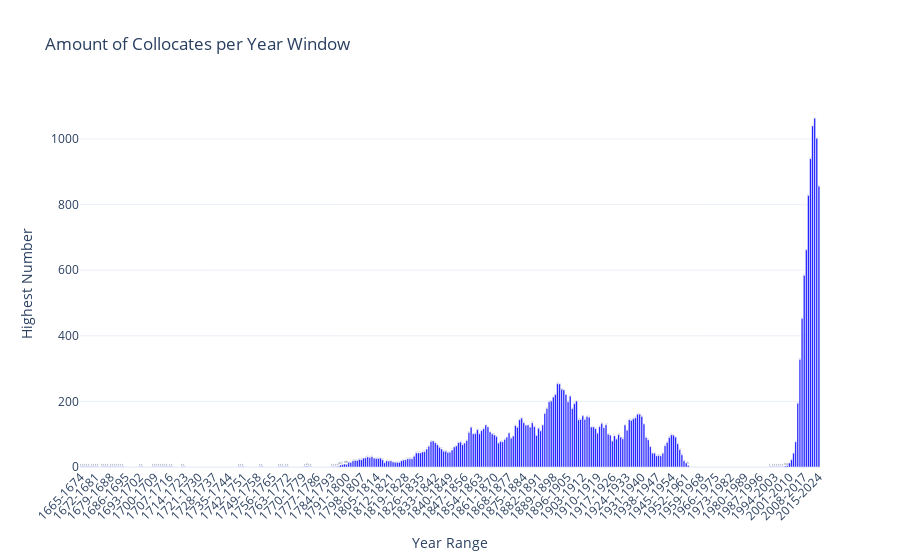

Notebook cell for this chart:
### Code cell
import pandas as pd
import plotly.graph_objects as go
import os

def find_highest_numbers_in_directory(directory_path):
    highest_numbers = {}

    for filename in os.listdir(directory_path):
        if filename.endswith('.txt'):
            file_path = os.path.join(directory_path, filename)
            try:
                with open(file_path, 'r', encoding='utf-8') as f:
                    highest_number = 0  # Initialize highest number for the current file
                    for line in f.readlines()[1:]:  # Skip the header line
                        parts = line.split('\t')
                        if len(parts) > 0:  # Check if the line is properly formatted
                            try:
                                number = int(parts[0])  # Get the number from the first column
                                highest_number = max(highest_number, number)  # Update highest number
                            except ValueError:
                                pass  # Ignore non-integer values
                    
                    # Store the highest number for the current file
                    highest_numbers[filename] = highest_number

            except PermissionError:
                pass  # Ignore permission errors
            except FileNotFoundError:
                pass  # Ignore file not found errors
            except Exception:
                pass  # Ignore all other exceptions

    return highest_numbers

# Example usage
collocate_directory_path = r"collocate_results_combined_fact_10_window"
highest_numbers = find_highest_numbers_in_directory(collocate_directory_path)

# Prepare the data for plotting
df = pd.DataFrame(list(highest_numbers.items()), columns=['File', 'Highest Number'])

# Modify the 'File' column to extract just the year range
df['Year Range'] = df['File'].str.extract(r'(\d{4}-\d{4})')[0]  # Extract year range using regex
df['Year Range'] = df['Year Range'].fillna(df['File'])  # In case of no match, keep the original filename

# Create the interactive plot
fig = go.Figure()

# Add bars for each file's highest number
fig.add_trace(go.Bar(
    x=df['Year Range'],  # Use the modified Year Range for x-axis
    y=df['Highest Number'],
    marker=dict(color='blue'),
    text=df['Highest Number'],  # Show counts on bars
    textposition='auto',  # Position text on the bars
    hovertemplate='Year Range: %{x}<br>%{y}<extra></extra>'  # Customize hover text
))

# Update layout
fig.update_layout(
    title='Amount of Collocates per Year Window',
    xaxis_title='Year Range',
    yaxis_title='Highest Number',
    xaxis_tickangle=-45,  # Rotate x-axis labels for better visibility
    template='plotly_white'
)

# Show the plot
fig.show()

### Figure 1 — Plotly figure (JSON) as saved in the notebook; plotly's stock layout.template omitted (floating-point values rounded to 4 significant figures; data arrays with more than 128 entries replaced by an {"elided": "..."} marker saying what was removed)
{"data": [{"hovertemplate": "Year Range: %{x}<br>%{y}<extra></extra>", "marker": {"color": "blue"}, "text": {"elided": "351 int values"}, "textposition": "auto", "type": "bar", "x": {"elided": "351 str values"}, "y": {"elided": "351 int values"}}], "layout": {"title": {"text": "Amount of Collocates per Year Window"}, "xaxis": {"tickangle": -45, "title": {"text": "Year Range"}}, "yaxis": {"title": {"text": "Highest Number"}}}}
